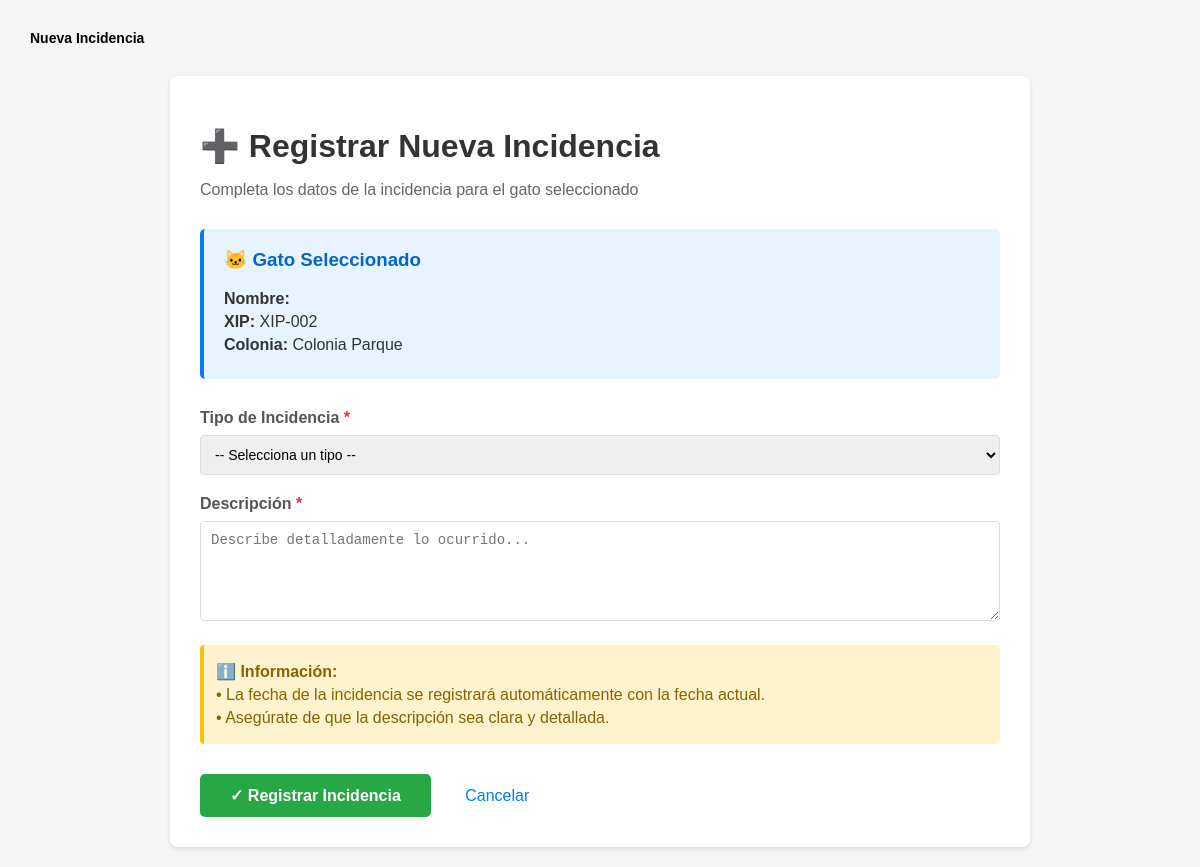
Before: /BD249772780/nueva_incidencia_gato.php?idGato=2&idColonia=1 (signed in) with the older database file.
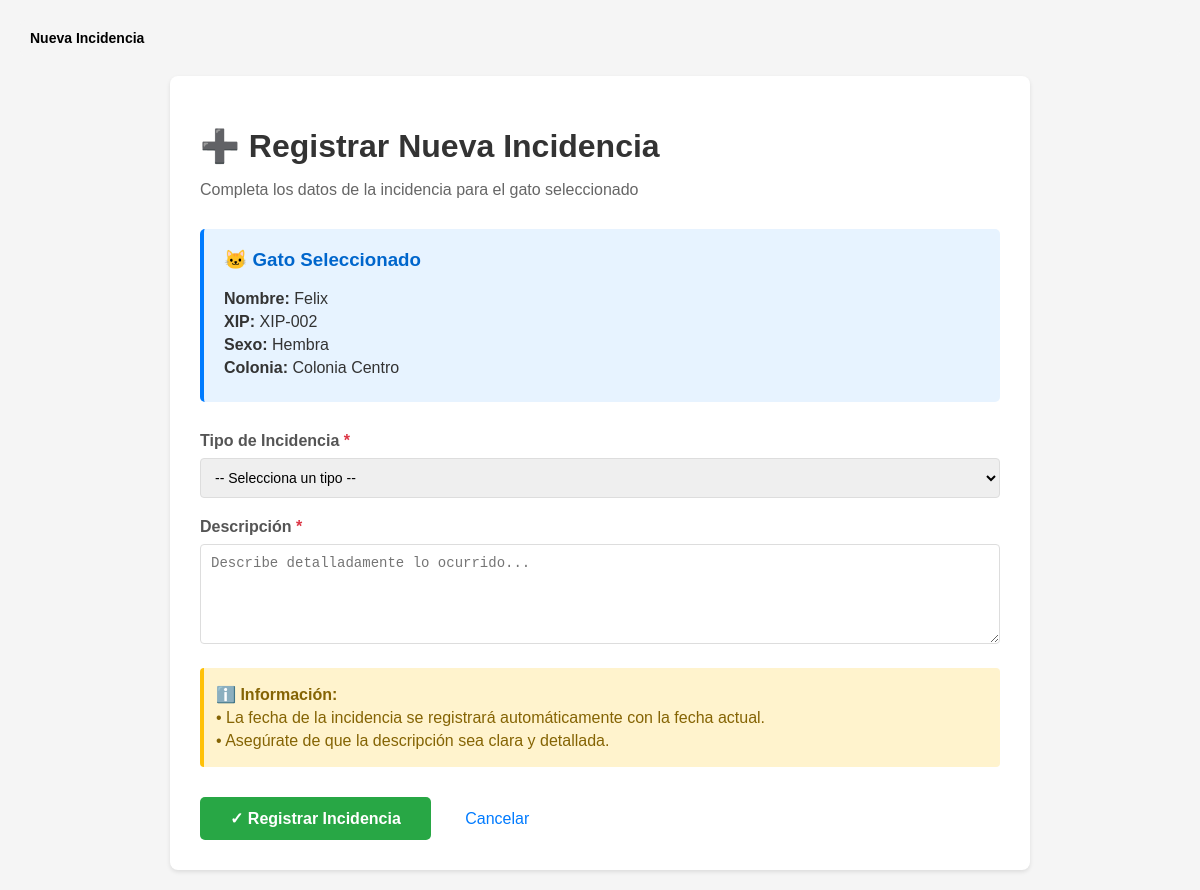
After: the same page with the newer database file.
### tables this page shows
CREATE TABLE GATO(
    idGato INT PRIMARY KEY AUTO_INCREMENT,
    numXIP VARCHAR(200),
    nombre VARCHAR(200),
    sexo VARCHAR(50),
    descripcion TEXT,
    foto TEXT,
    idCementerio INT,
    CONSTRAINT FK_gato_cementerio
        FOREIGN KEY (idCementerio) REFERENCES CEMENTERIO(idCementerio)
);

CREATE TABLE COLONIA_FELINA(
    idColonia INT PRIMARY KEY AUTO_INCREMENT,
    nombre VARCHAR(200) NOT NULL,
    descripcion TEXT,
    coordenadas VARCHAR(200) NOT NULL,
    lugarReferencia VARCHAR(200),
    numeroGatos INT DEFAULT 0,
    idGrupoTrabajo INT,
    CONSTRAINT FK_colonia_grupotrabajo
        FOREIGN KEY (idGrupoTrabajo) REFERENCES GRUPO_TRABAJO(idGrupoTrabajo)
);

### BD249772780/nueva_incidencia_gato.php (the view, shortened to what this page needs)
<?php
require_once '../header.php';
$con = mysqli_connect("localhost", "root", "", "BD2_Prac2");
$idGato = $_GET['idGato'] ?? '';
$sqlGato = "SELECT g.idGato, g.nombre, g.numXIP, g.sexo, g.descripcion,
                   c.nombre as nombreColonia
            FROM GATO g
            LEFT JOIN HISTORIAL h ON g.idGato = h.idGato AND h.fechaIda IS NULL
            LEFT JOIN COLONIA_FELINA c ON h.idColonia = c.idColonia
            WHERE g.idGato = ?";
$stmtGato = mysqli_prepare($con, $sqlGato);
mysqli_stmt_bind_param($stmtGato, "i", $idGato);
mysqli_stmt_execute($stmtGato);
$resGato = mysqli_stmt_get_result($stmtGato);
$gato = mysqli_fetch_assoc($resGato);
?>
<!DOCTYPE html>
<html lang="es">
<head>
</head>
<body>
    <div class="container">
        <h1>➕ Registrar Nueva Incidencia</h1>
        <p class="subtitle">Completa los datos de la incidencia para el gato seleccionado</p>
        <div class="gato-seleccionado">
            <h3>🐱 Gato Seleccionado</h3>
            <p><strong>Nombre:</strong> <?php echo htmlspecialchars($gato['nombre']); ?></p>
            <p><strong>XIP:</strong> <?php echo $gato['numXIP'] ? htmlspecialchars($gato['numXIP']) : 'Sin XIP'; ?></p>
            <?php if ($gato['sexo']): ?>
                <p><strong>Sexo:</strong> <?php echo ($gato['sexo'] == 'M') ? 'Macho' : 'Hembra'; ?></p>
            <?php endif; ?>
            <?php if ($gato['nombreColonia']): ?>
                <p><strong>Colonia:</strong> <?php echo htmlspecialchars($gato['nombreColonia']); ?></p>
            <?php endif; ?>
        </div>
        <form action="procesar_incidencia.php" method="POST">
            <div class="form-group">
                <label for="tipo">Tipo de Incidencia <span class="required">*</span></label>
                <select name="tipo" id="tipo" required>
                    <option value="">-- Selecciona un tipo --</option>
                </select>
            </div>
            <div class="form-group">
                <label for="descripcion">Descripción <span class="required">*</span></label>
                <textarea name="descripcion" id="descripcion" required
                    placeholder="Describe detalladamente lo ocurrido..."></textarea>
            </div>
            <div class="info-box">
                <p><strong>ℹ️ Información:</strong></p>
                <p>• La fecha de la incidencia se registrará automáticamente con la fecha actual.</p>
                <p>• Asegúrate de que la descripción sea clara y detallada.</p>
            </div>
            <div style="margin-top: 30px;">
                <button type="submit" class="btn-submit">✓ Registrar Incidencia</button>
                <a href="listar_gatos.php?modo=incidencia" class="btn-cancelar">Cancelar</a>
            </div>
        </form>
    </div>
</body>
</html>

Changed rows visible on the page:
changed gato "XIP-002": nombre (not shown) → "Felix"; sexo empty → "Macho" (drawn); colonia_felina.nombre "Colonia Parque" → "Colonia Centro"
Other visible differences:
text now shown: "Sexo: Hembra"
